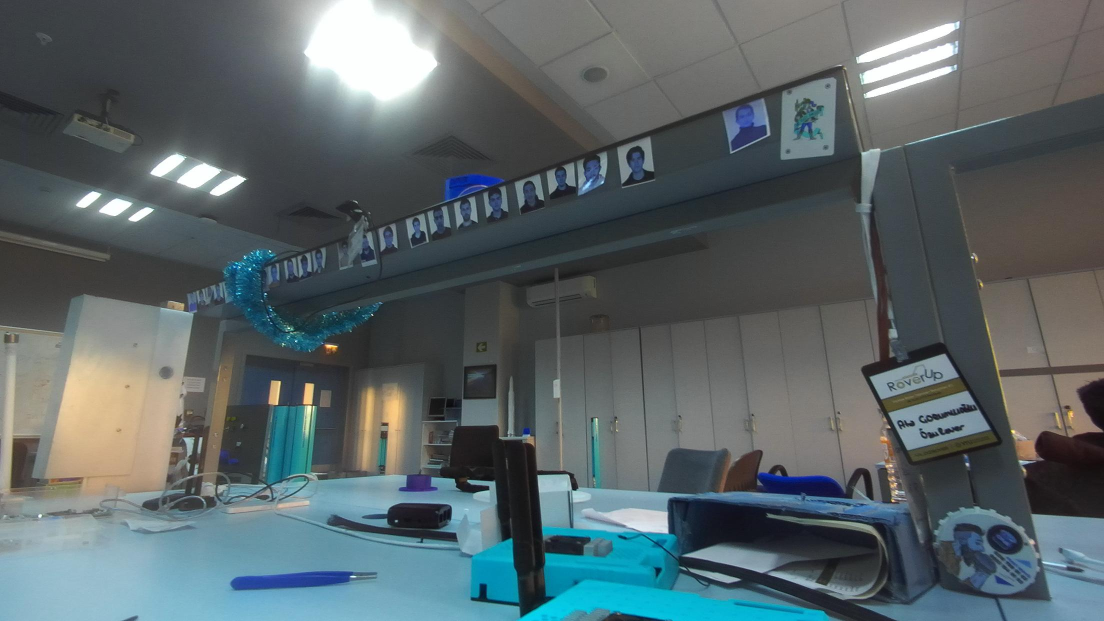
#> input picture unstitchedImages/1.jpeg, 2208 x 1242 px, found by its file name (shown at 1/2 size)
$ python placeNtest.py
#> lines starting #> are read from the running program, lines starting #| are printed output that depends on the picture; after the words box and inside, x2 and y2 are one past the last pixel; in counts of white or black regions, pixels touching at a corner belong together
import cv2


def placeSymbol(image, symbol):
    # Define the coordinates where you want to place the symbol
    x, y = 760, 50

    # Define the font settings
    font = cv2.FONT_HERSHEY_SIMPLEX
    font_scale = 4
    font_thickness = 7
    font_color = (0, 255, 0)  # Green color

    # Get the size of the symbol text
    text_size = cv2.getTextSize(symbol, font, font_scale, font_thickness)[0]

    # Calculate the position to place the text so that it's centered at (x, y)
    text_x = x - text_size[0] // 2
    text_y = y + text_size[1] // 2

    # Place the symbol on the image
    cv2.putText(image, symbol, (text_x, text_y), font, font_scale, font_color, font_thickness)


def main():
    image = cv2.imread('C:/Users/taalp/Documents/GitHub/Panaroma_image_stitching/unstitchedImages/1.jpeg')
#> image is the input picture: shape (1242, 2208, 3); mean B, G, R 104.2, 101.2, 89.8
    placeSymbol(image, "N")
#> in placeSymbol, `cv2.putText(image, symbol, (text_x, text_y), font, font_scale, font_co..`:
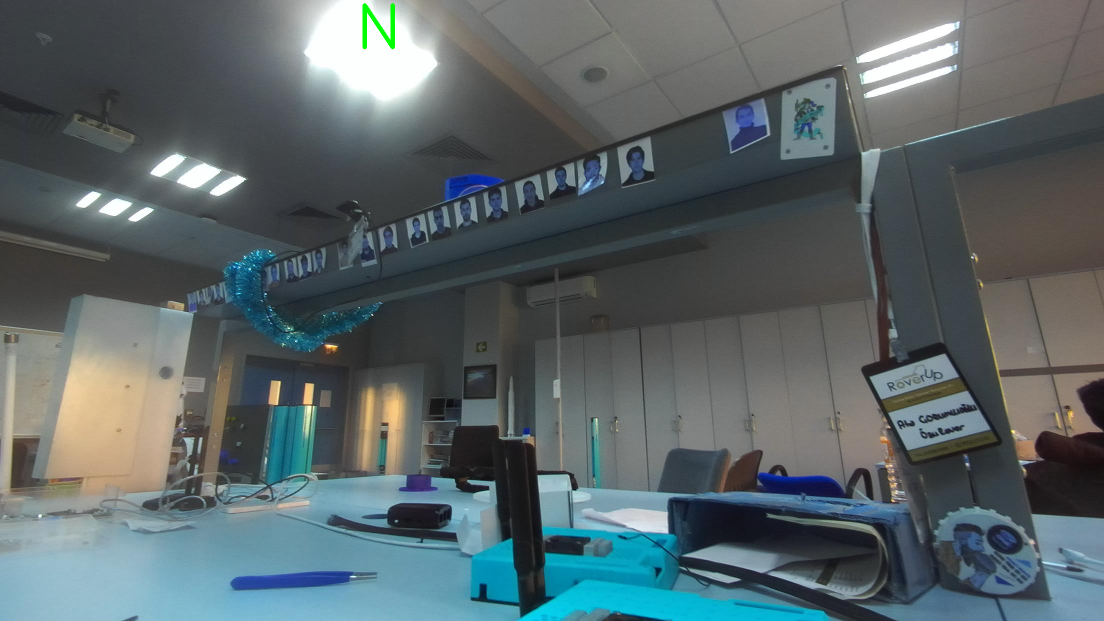
#> image: shape (1242, 2208, 3) (shown at 1/2 size); 0.09% of pixels changed, all inside (x1, y1, x2, y2) = (725, 6, 790, 99)
    # Display the image
    cv2.imshow('Image with symbol', image)
    cv2.waitKey(0)
    cv2.destroyAllWindows()


if __name__ == "__main__":
    main()

$ run again, with unstitchedImages/10.jpeg copied over unstitchedImages/1.jpeg
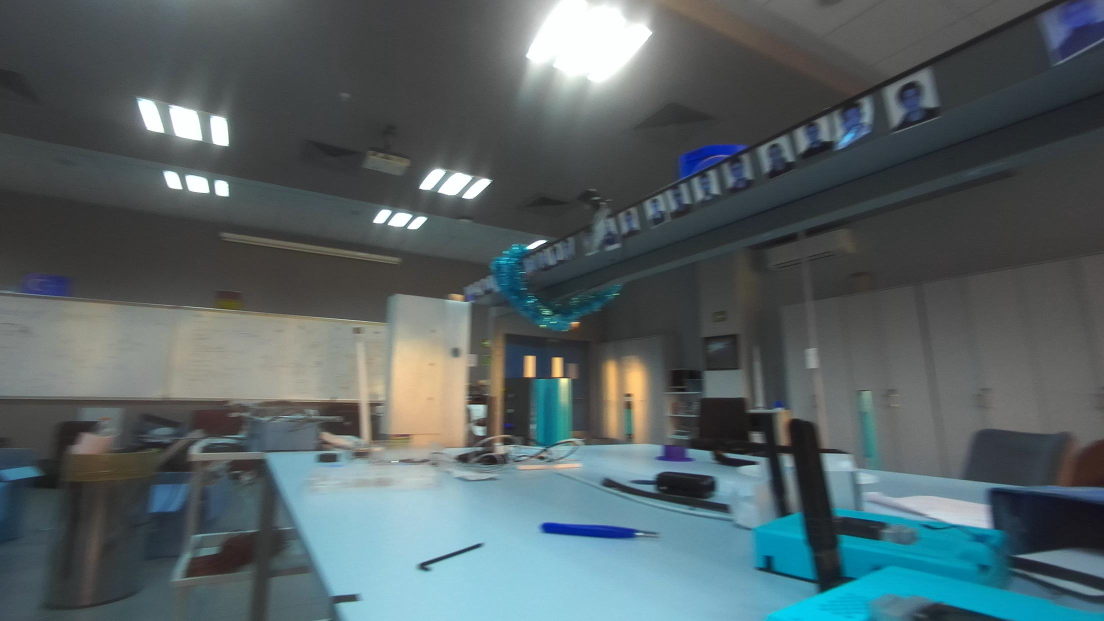
#> input picture unstitchedImages/10.jpeg, 2208 x 1242 px, found by its file name (shown at 1/2 size)
#> in main, image is the input picture: shape (1242, 2208, 3); mean B, G, R 100.6, 97.7, 84.8
#> in placeSymbol, `cv2.putText(image, symbol, (text_x, text_y), font, font_scale, font_co..`:
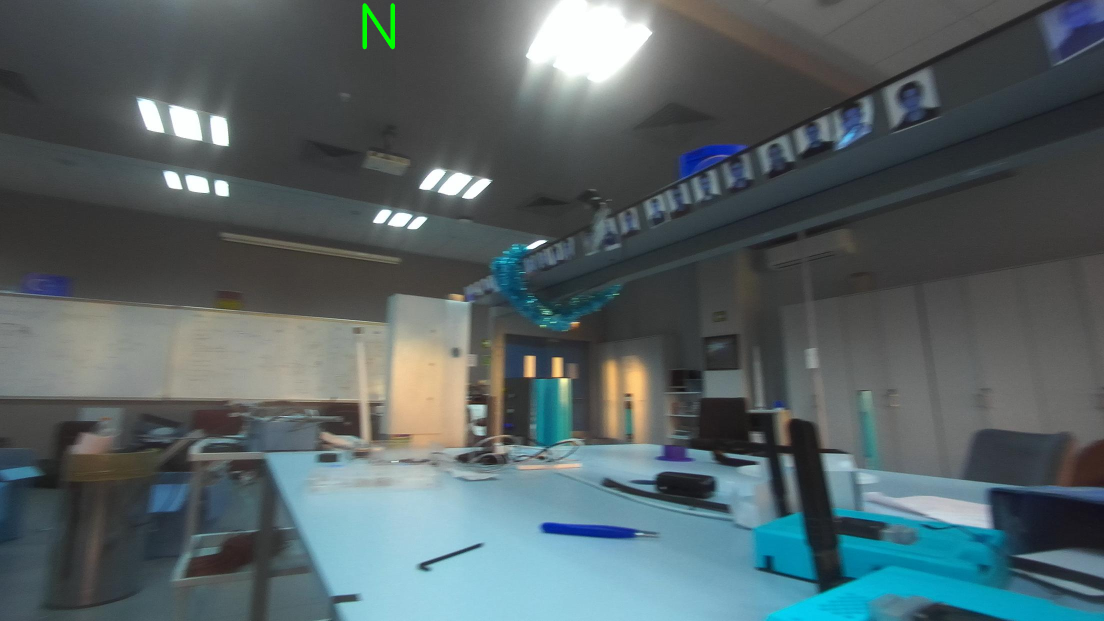
#> image: shape (1242, 2208, 3) (shown at 1/2 size); 0.09% of pixels changed, all inside (x1, y1, x2, y2) = (725, 6, 790, 99)

$ run again, with unstitchedImages/16.jpeg copied over unstitchedImages/1.jpeg
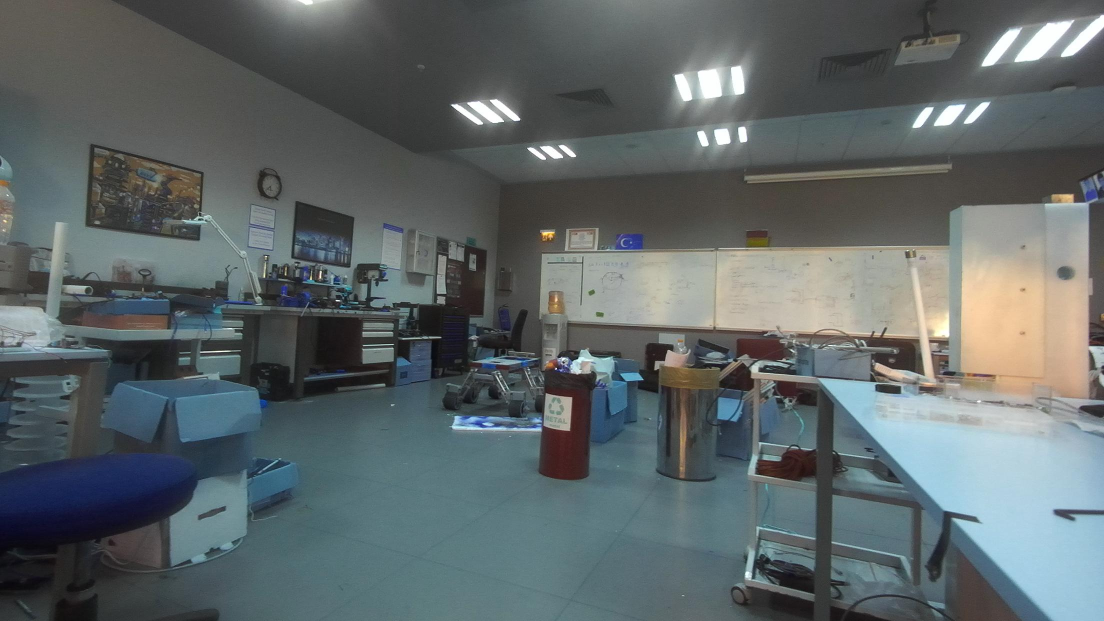
#> input picture unstitchedImages/16.jpeg, 2208 x 1242 px, found by its file name (shown at 1/2 size)
#> in main, image is the input picture: shape (1242, 2208, 3); mean B, G, R 104.1, 102.8, 94.4
#> in placeSymbol, `cv2.putText(image, symbol, (text_x, text_y), font, font_scale, font_co..`:
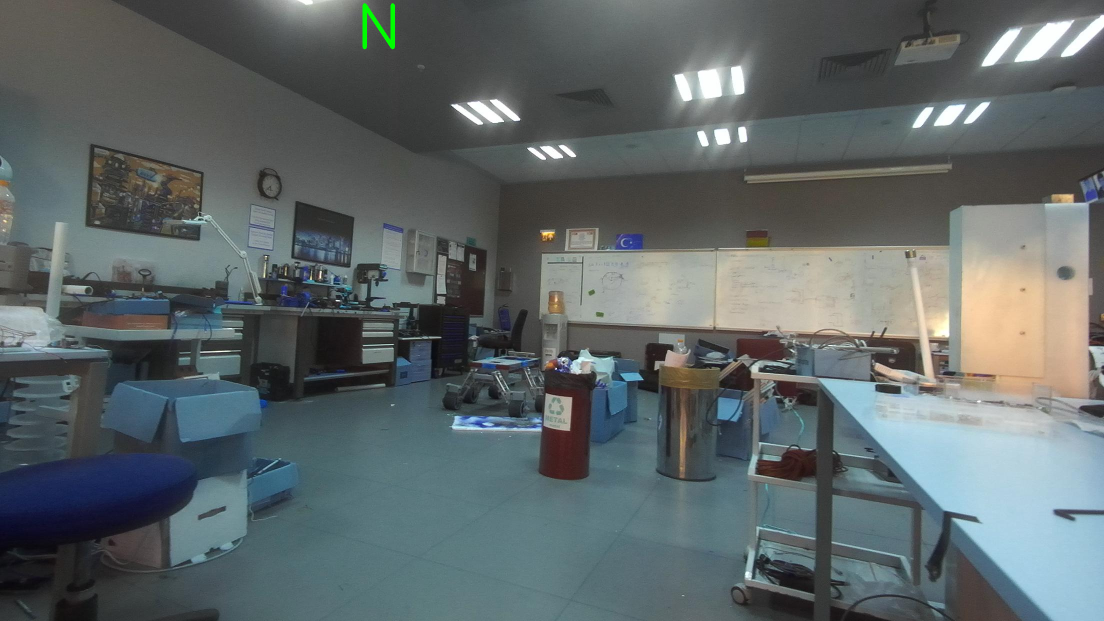
#> image: shape (1242, 2208, 3) (shown at 1/2 size); 0.09% of pixels changed, all inside (x1, y1, x2, y2) = (725, 6, 790, 99)

$ run again, with unstitchedImages/18.jpeg copied over unstitchedImages/1.jpeg
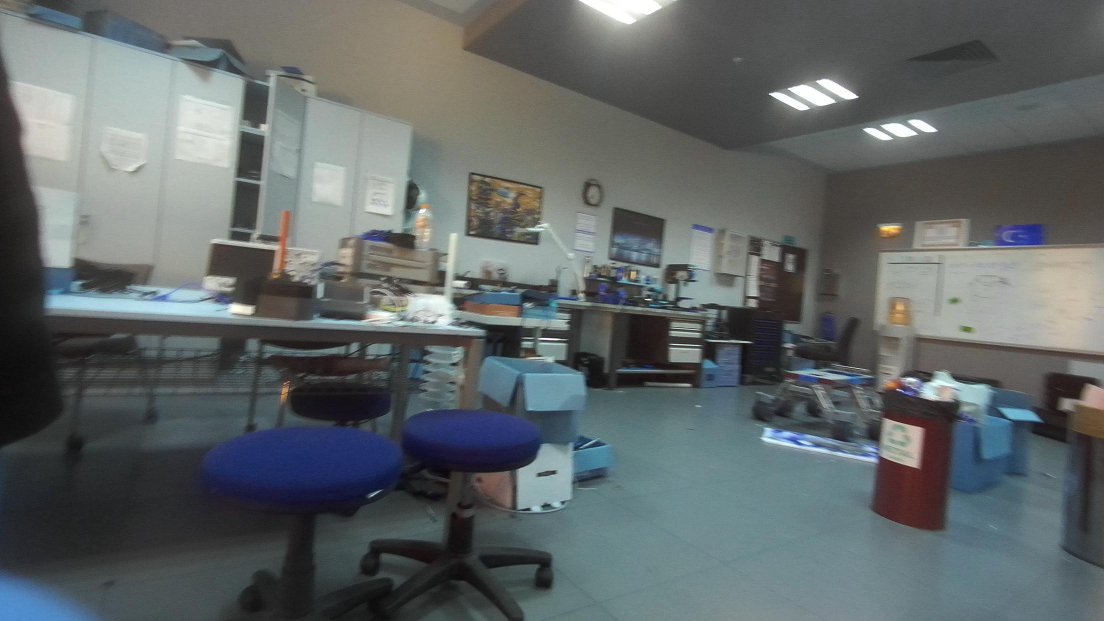
#> input picture unstitchedImages/18.jpeg, 2208 x 1242 px, found by its file name (shown at 1/2 size)
#> in main, image is the input picture: shape (1242, 2208, 3); mean B, G, R 103.4, 102.6, 96.1
#> in placeSymbol, `cv2.putText(image, symbol, (text_x, text_y), font, font_scale, font_co..`:
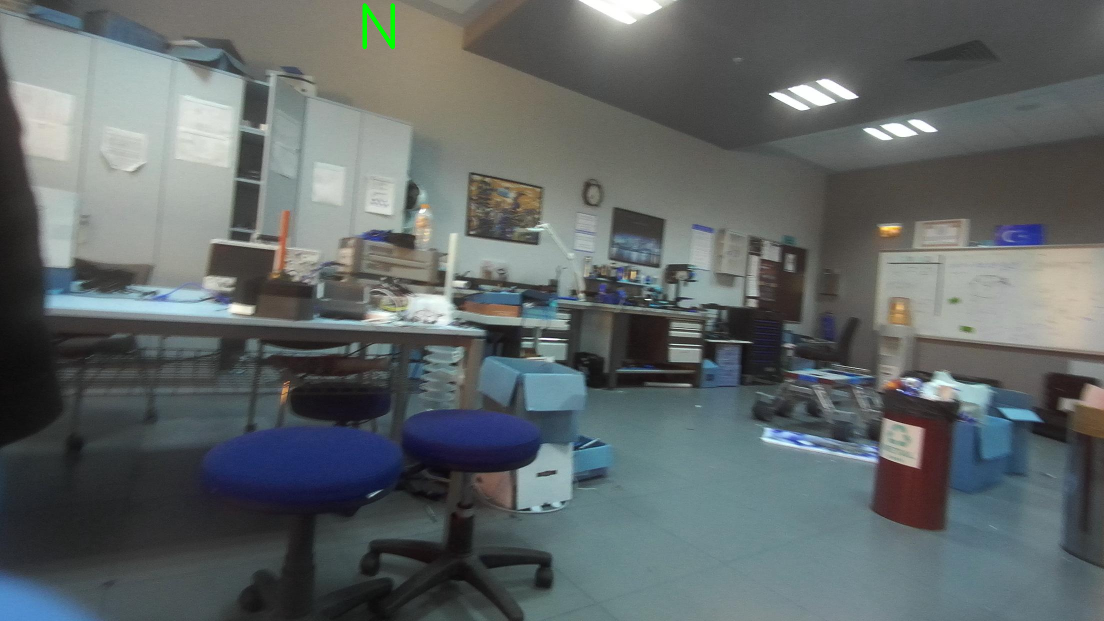
#> image: shape (1242, 2208, 3) (shown at 1/2 size); 0.09% of pixels changed, all inside (x1, y1, x2, y2) = (725, 6, 790, 99)
